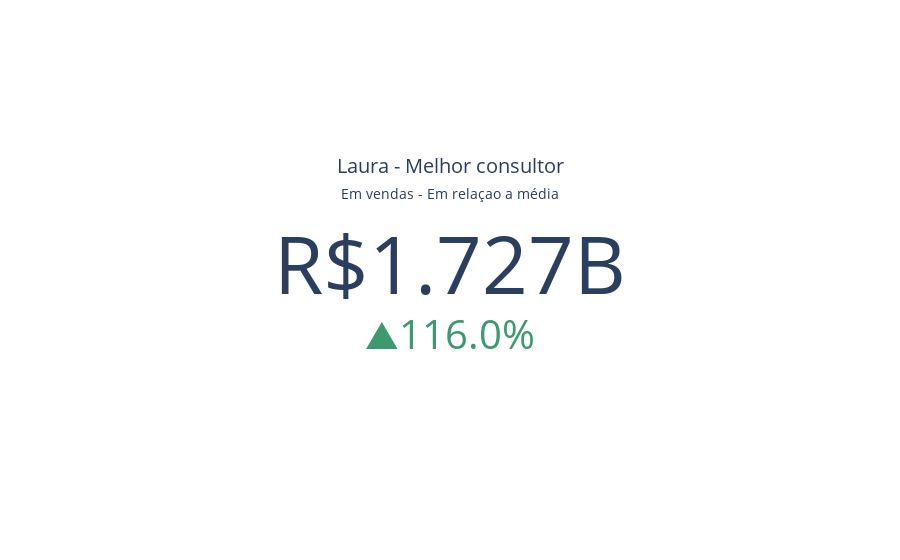

The code cell stored with this chart in its notebook:
### Code cell
# Indicadores melhores consultores e suas respectivas equipes:

base10 = base.groupby(['Consultor', 'Equipe'])['Valor Pago'].sum()
base10.sort_values(ascending=False, inplace=True)
base10 = base10.reset_index()

fig9=go.Figure(go.Indicator(mode='number+delta', 
                            title={"text": f"<span style='font size:150%'>{base10['Consultor'].iloc[0]} - Melhor consultor</span><br><span style='font-size:70%'>Em vendas - Em relaçao a média"},
                            value=base10['Valor Pago'].iloc[0],
                            number={'prefix': "R$"},
                            delta={'relative': True, 'valueformat':'.1%', 'reference':base10['Valor Pago'].mean()}))
fig9.show()

### Figure 1 — Plotly figure (JSON) as saved in the notebook; plotly's stock layout.template omitted (floating-point values rounded to 4 significant figures)
{"data": [{"delta": {"reference": 799500000, "relative": true, "valueformat": ".1%"}, "mode": "number+delta", "number": {"prefix": "R$"}, "title": {"text": "<span style='font size:150%'>Laura - Melhor consultor</span><br><span style='font-size:70%'>Em vendas - Em relaçao a média"}, "type": "indicator", "value": 1727000000}], "layout": {}}
